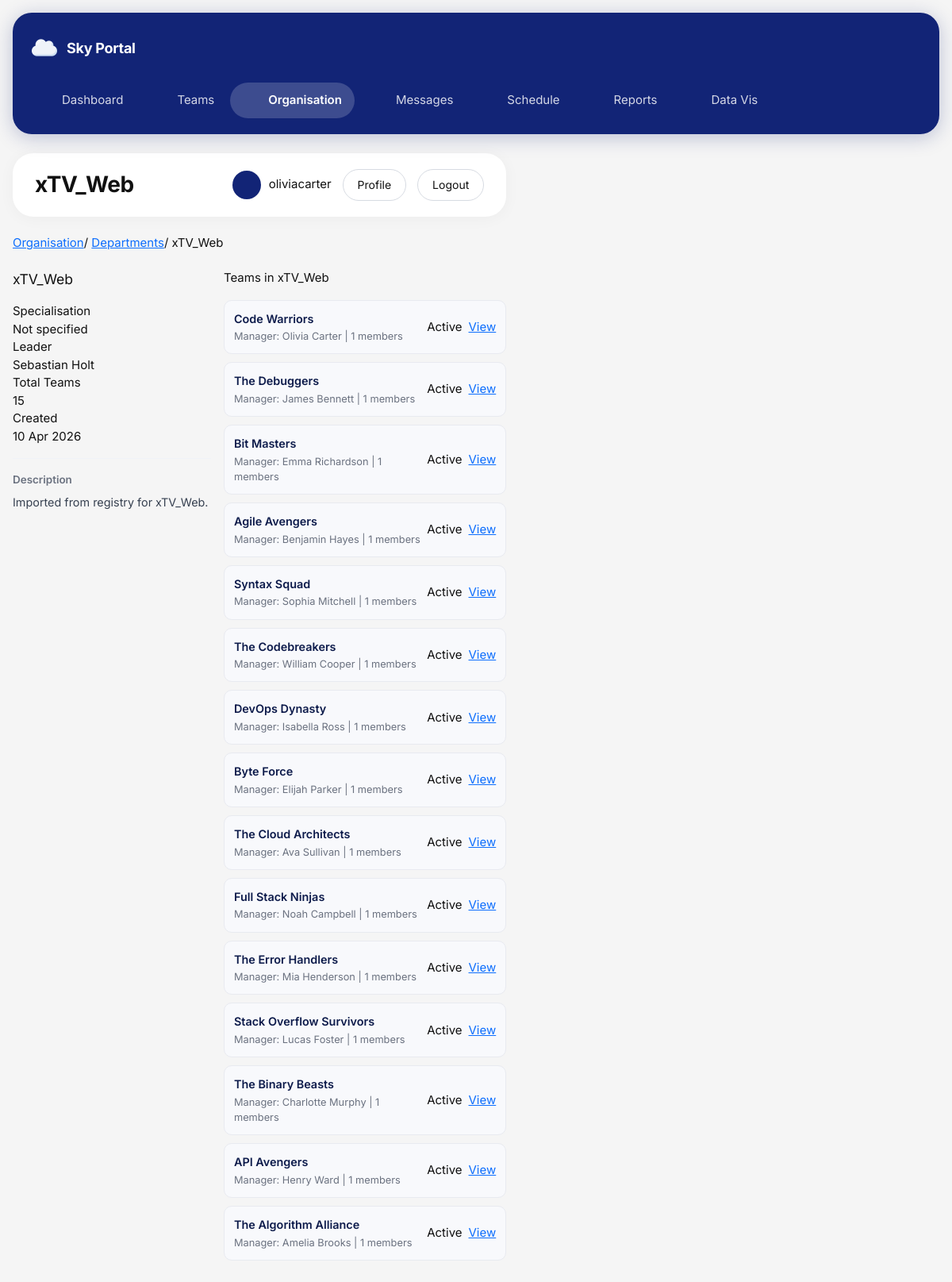
Page /organisation/departments/17/ (signed in) on the committed database.
### organisation/models.py (models this page shows, shortened)
class Department(models.Model):
    name = models.CharField(max_length=100, unique=True)
    description = models.TextField(blank=True)
    specialisation = models.CharField(max_length=200, blank=True)
    leader = models.ForeignKey(
        User,
        on_delete=models.SET_NULL,
        null=True,
        blank=True,
        related_name='led_departments'
    )
    created_at = models.DateTimeField(auto_now_add=True)
    updated_at = models.DateTimeField(auto_now=True)

class Team(models.Model):
    STATUS_CHOICES = [
        ('active', 'Active'),
        ('restructured', 'Restructured'),
        ('disbanded', 'Disbanded'),
    ]
    name = models.CharField(max_length=100, unique=True)
    description = models.TextField(blank=True)
    purpose = models.TextField(blank=True)
    department = models.ForeignKey(
        Department,
        on_delete=models.SET_NULL,
        null=True,
        blank=True,
        related_name='teams'
    )
    team_type = models.ForeignKey(
        TeamType,
        on_delete=models.SET_NULL,
        null=True,
        blank=True,
        related_name='teams'
    )
    manager = models.ForeignKey(
        User,
        on_delete=models.SET_NULL,
        null=True,
        blank=True,
        related_name='managed_teams'
    )
    members = models.ManyToManyField(
        User,
        related_name='teams',
        blank=True
    )
    slack_channel = models.CharField(max_length=100, blank=True)
    email = models.EmailField(blank=True)
    code_repository = models.URLField(blank=True)
    status = models.CharField(max_length=20, choices=STATUS_CHOICES, default='active')
    created_at = models.DateTimeField(auto_now_add=True)
    updated_at = models.DateTimeField(auto_now=True)

### organisation/views.py (the view)
# urls.py: path('departments/<int:pk>/', views.department_detail, name='department_detail'),
@login_required
def department_detail(request, pk):
    department = get_object_or_404(Department, pk=pk)
    teams = department.teams.select_related('manager', 'team_type').prefetch_related('members')
    return render(request, 'organisation/department_detail.html', {
        'department': department,
        'teams': teams,
    })

### organisation/templates/organisation/department_detail.html (shortened to what this page needs)
{% extends 'base.html' %}
{% block nav_organisation %}active{% endblock %}
{% block page_heading %}{{ department.name }}{% endblock %}
{% block content %}
<div class="portal-bc">
    <a href="{% url 'organisation:department_list' %}">Organisation</a><span class="sep">/</span>
    <a href="{% url 'organisation:department_list' %}">Departments</a><span class="sep">/</span>
    <span class="current">{{ department.name }}</span>
</div>
<div class="row g-3 mb-4">
    <div class="col-md-5">
        <div class="portal-card">
            <div style="display:flex;align-items:center;justify-content:space-between;margin-bottom:16px;">
                <div class="portal-card-title" style="font-size:1.1rem;">{{ department.name }}</div>
            </div>
            <div class="info-row"><div class="info-label"> Specialisation</div><div class="info-value">{{ department.specialisation|default:"Not specified" }}</div></div>
            <div class="info-row"><div class="info-label"> Leader</div><div class="info-value">{% if department.leader %}{{ department.leader.get_full_name|default:department.leader.username }}{% else %}Not assigned{% endif %}</div></div>
            <div class="info-row"><div class="info-label"> Total Teams</div><div class="info-value"><span class="badge-count">{{ teams.count }}</span></div></div>
            <div class="info-row"><div class="info-label"> Created</div><div class="info-value">{{ department.created_at|date:"d M Y" }}</div></div>
            {% if department.description %}
            <div style="margin-top:16px;padding-top:16px;border-top:1px solid #f0f2f7;">
                <div style="font-size:0.84rem;color:#6b7280;margin-bottom:6px;font-weight:600;">Description</div>
                <p style="font-size:0.9rem;color:#374151;line-height:1.6;margin:0;">{{ department.description }}</p>
            </div>
            {% endif %}
        </div>
    </div>
    <div class="col-md-7">
        <div class="portal-card">
            <div class="section-title" style="margin-bottom:16px;"> Teams in {{ department.name }}</div>
            {% for team in teams %}
            <div style="display:flex;align-items:center;justify-content:space-between;padding:12px;background:#f8f9fc;border:1px solid #e8eaf0;border-radius:10px;margin-bottom:10px;">
                <div>
                    <div style="font-weight:600;font-size:0.9rem;color:#0d1b4b;">{{ team.name }}</div>
                    <div style="font-size:0.8rem;color:#6b7280;margin-top:2px;">
                        Manager: {% if team.manager %}{{ team.manager.get_full_name|default:team.manager.username }}{% else %}Not assigned{% endif %} | {{ team.members.count }} members
                    </div>
                </div>
                <div style="display:flex;align-items:center;gap:8px;">
                    <span class="{% if team.status == 'active' %}badge-active{% elif team.status == 'disbanded' %}badge-disbanded{% else %}badge-restructured{% endif %}">{{ team.get_status_display }}</span>
                    <a href="{% url 'organisation:team_detail' team.pk %}" class="btn-portal btn-portal-sm">View</a>
                </div>
            </div>
            {% empty %}
            <div style="text-align:center;padding:30px;color:#9ca3af;font-size:0.9rem;">No teams in this department yet.</div>
            {% endfor %}
        </div>
    </div>
</div>
{% endblock %}

### templates/base.html (shortened to what this page needs)
<!DOCTYPE html>
<html lang="en">
<head>
    {% load static %}
    <link href="https://cdn.jsdelivr.net/npm/bootstrap@5.3.3/dist/css/bootstrap.min.css" rel="stylesheet">
    <link href="{% static 'css/styles.css' %}" rel="stylesheet">
</head>
<body>
    {% block fullpage %}
    <div class="app-layout">
        <aside class="app-sidebar">
            <div class="app-sidebar-inner">
                <div class="sidebar-brand">
                    <div class="top-shell-brand d-flex align-items-center gap-2">
                        <img src="{% static 'images/cloud.png' %}" alt="Sky Logo" style="height: 32px;">
                    </div>
                    <div class="sidebar-brand-text">Sky Portal</div>
                </div>
                <nav class="sidebar-nav">
                    <a href="/teams/dashboard/" class="sidebar-link {% block nav_dashboard %}{% endblock %}">
                        <span>Dashboard</span>
                    </a>
                    <a href="/teams/" class="sidebar-link {% block nav_teams %}{% endblock %}">
                        <span>Teams</span>
                    </a>
                    <a href="/organisation/" class="sidebar-link {% block nav_organisation %}{% endblock %}">
                        <span>Organisation</span>
                    </a>
                    <a href="/messages/" class="sidebar-link {% block nav_messages %}{% endblock %}">
                        <span>Messages</span>
                    </a>
                    <a href="/schedule/" class="sidebar-link {% block nav_schedule %}{% endblock %}">
                        <span>Schedule</span>
                    </a>
                    <a href="/reports/" class="sidebar-link {% block nav_reports %}{% endblock %}">
                        <span>Reports</span>
                    </a>
                    <a href="/datavis/" class="sidebar-link {% block nav_datavis %}{% endblock %}">
                        <span>Data Vis</span>
                    </a>
                </nav>
            </div>
        </aside>
        <div class="app-main">
            <header class="top-shell">
                <div class="top-shell-title-wrap">
                    <h1 class="top-shell-title">{% block page_heading %}Sky Portal{% endblock %}</h1>
                </div>
                <div class="top-shell-right">
                    {% if user.is_authenticated %}
                        <div class="top-shell-profile">
                            <div class="top-shell-avatar"></div>
                            <span class="top-shell-username">{{ user.username }}</span>
                        </div>
                        <a href="/accounts/profile/" class="top-shell-pill-link">Profile</a>
                        <form method="post" action="/accounts/logout/" class="mb-0">
                            <button type="submit" class="top-shell-pill-link top-shell-pill-light">Logout</button>
                        </form>
                    {% else %}
                        <a href="/accounts/login/" class="top-shell-pill-link top-shell-pill-light">Login</a>
                        <a href="/accounts/signup/" class="top-shell-pill-link">Sign Up</a>
                    {% endif %}
                </div>
            </header>
            <main class="page-content">
                {% block content %}{% endblock %}
            </main>
        </div>
    </div>
    {% endblock %}
</body>
</html>

### static/css/styles.css (style rules this page uses)
:root { --primary: #122476; --primary-dark: #0d1a5c; --primary-soft: #4f5fa8; --bg: #f5f5f5; --card: #ffffff; --border: #d7dbe2; --muted: #8b9098; --text: #111111; --pill-bg: #f7f7f8; --sidebar-text: rgba(255, 255, 255, 0.82); --sidebar-active: rgba(255, 255, 255, 0.18); --success-bg: #d4f4dd; --success-text: #1a7f37; --radius-xl: 26px; --radius-lg: 22px; --radius-md: 18px; --radius-pill: 100px; }
* { box-sizing: border-box; }
html, body { margin: 0; padding: 0; }
body { font-family: "Inter", sans-serif; background: var(--bg); color: var(--text); font-size: 15px; font-weight: 400; }
.app-layout { min-height: 100vh; display: flex; gap: 24px; padding: 16px; background: var(--bg); align-items: flex-start; }
.app-sidebar { width: 260px; flex-shrink: 0; background: var(--primary); border-radius: 24px; padding: 18px 14px 20px; display: flex; flex-direction: column; height: fit-content; position: sticky; top: 16px; box-shadow: 0 4px 24px rgba(18, 36, 118, 0.25); }
.app-main { flex: 1; min-width: 0; display: flex; flex-direction: column; gap: 22px; }
.page-content { display: flex; flex-direction: column; gap: 22px; }
.sidebar-brand { display: flex; align-items: center; gap: 12px; padding: 10px 10px 22px; margin-bottom: 6px; }
.sidebar-brand-text { font-size: 18px; font-weight: 700; color: #ffffff; letter-spacing: -0.3px; }
.sidebar-nav { display: flex; flex-direction: column; gap: 4px; }
.sidebar-link { display: flex; align-items: center; gap: 12px; padding: 11px 16px; border-radius: var(--radius-pill); text-decoration: none; color: var(--sidebar-text); font-size: 15px; font-weight: 400; transition: all 0.2s ease; }
.sidebar-link.active { background: var(--sidebar-active); color: #ffffff; font-weight: 600; }
.top-shell { background: #ffffff; border: none; border-radius: var(--radius-xl); min-height: 80px; padding: 16px 28px; display: flex; justify-content: space-between; align-items: center; gap: 20px; box-shadow: 0 2px 20px rgba(0, 0, 0, 0.04); }
.top-shell-title-wrap { display: flex; align-items: center; min-width: 0; }
.top-shell-title { margin: 0; font-size: 28px; font-weight: 700; letter-spacing: -0.5px; color: var(--text); }
.top-shell-right { display: flex; align-items: center; gap: 14px; flex-wrap: wrap; justify-content: flex-end; }
.top-shell-profile { display: flex; align-items: center; gap: 10px; }
.top-shell-avatar { width: 36px; height: 36px; border-radius: 50%; background: var(--primary); flex-shrink: 0; display: flex; align-items: center; justify-content: center; font-size: 15px; color: #ffffff; }
.top-shell-username { font-size: 15px; font-weight: 400; color: var(--text); white-space: nowrap; }
.top-shell-pill-link { display: inline-flex; align-items: center; justify-content: center; min-height: 40px; padding: 0 18px; border-radius: var(--radius-pill); border: 1px solid var(--border); background: #ffffff; color: var(--text); text-decoration: none; font-weight: 400; font-size: 14px; transition: all 0.2s ease; cursor: pointer; }
.top-shell-pill-light { background: #ffffff; }
@media (max-width: 1200px) { .app-layout { flex-direction: column; } }
@media (max-width: 1200px) { .app-sidebar { width: 100%; min-height: auto; } }
@media (max-width: 1200px) { .sidebar-nav { flex-direction: row; flex-wrap: wrap; } }

### rows in the picture
Department: name "xTV_Web", specialisation "Not specified", leader.get_full_name "Sebastian Holt", created_at "10 Apr 2026", description "Imported from registry for xTV_Web."
Team: name "Code Warriors", manager.get_full_name "Olivia Carter", members.count "1", status "Active"
Team: name "The Debuggers", manager.get_full_name "James Bennett", members.count "1", status "Active"
Team: name "Bit Masters", manager.get_full_name "Emma Richardson", members.count "1", status "Active"
Team: name "Agile Avengers", manager.get_full_name "Benjamin Hayes", members.count "1", status "Active"
Team: name "Syntax Squad", manager.get_full_name "Sophia Mitchell", members.count "1", status "Active"
Team: name "The Codebreakers", manager.get_full_name "William Cooper", members.count "1", status "Active"
Team: name "DevOps Dynasty", manager.get_full_name "Isabella Ross", members.count "1", status "Active"
Team: name "Byte Force", manager.get_full_name "Elijah Parker", members.count "1", status "Active"
Team: name "The Cloud Architects", manager.get_full_name "Ava Sullivan", members.count "1", status "Active"
Team: name "Full Stack Ninjas", manager.get_full_name "Noah Campbell", members.count "1", status "Active"
Team: name "The Error Handlers", manager.get_full_name "Mia Henderson", members.count "1", status "Active"
Team: name "Stack Overflow Survivors", manager.get_full_name "Lucas Foster", members.count "1", status "Active"
Team: name "The Binary Beasts", manager.get_full_name "Charlotte Murphy", members.count "1", status "Active"
Team: name "API Avengers", manager.get_full_name "Henry Ward", members.count "1", status "Active"
Team: name "The Algorithm Alliance", manager.get_full_name "Amelia Brooks", members.count "1", status "Active"

### other values in the picture
{{ user.username }} "oliviacarter"
{{ teams.count }} "15"
